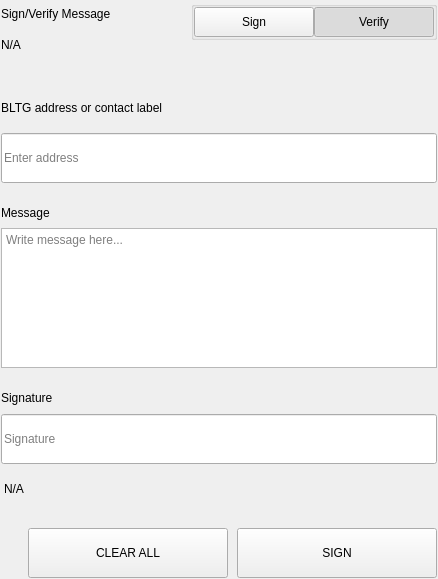
<?xml version="1.0" encoding="UTF-8"?>
<ui version="4.0">
 <class>SettingsSignMessageWidgets</class>
 <widget class="QWidget" name="SettingsSignMessageWidgets">
  <property name="geometry">
   <rect>
    <x>0</x>
    <y>0</y>
    <width>438</width>
    <height>579</height>
   </rect>
  </property>
  <property name="windowTitle">
   <string>Form</string>
  </property>
  <layout class="QVBoxLayout" name="verticalLayout">
   <property name="spacing">
    <number>0</number>
   </property>
   <property name="leftMargin">
    <number>0</number>
   </property>
   <property name="topMargin">
    <number>0</number>
   </property>
   <property name="rightMargin">
    <number>0</number>
   </property>
   <property name="bottomMargin">
    <number>0</number>
   </property>
   <item>
    <widget class="QWidget" name="left" native="true">
     <layout class="QVBoxLayout" name="verticalLayout_3">
      <property name="leftMargin">
       <number>0</number>
      </property>
      <property name="topMargin">
       <number>0</number>
      </property>
      <property name="rightMargin">
       <number>0</number>
      </property>
      <property name="bottomMargin">
       <number>0</number>
      </property>
      <item>
       <widget class="QWidget" name="container_sign" native="true">
        <layout class="QVBoxLayout" name="verticalLayout_2">
         <property name="spacing">
          <number>0</number>
         </property>
         <property name="leftMargin">
          <number>1</number>
         </property>
         <property name="topMargin">
          <number>1</number>
         </property>
         <property name="rightMargin">
          <number>1</number>
         </property>
         <property name="bottomMargin">
          <number>1</number>
         </property>
         <item>
          <layout class="QHBoxLayout" name="horizontalLayout_3" stretch="3,1">
           <property name="spacing">
            <number>40</number>
           </property>
           <item>
            <layout class="QVBoxLayout" name="verticalLayoutTitle">
             <property name="spacing">
              <number>5</number>
             </property>
             <item>
              <widget class="QLabel" name="labelTitle">
               <property name="text">
                <string>Sign/Verify Message</string>
               </property>
              </widget>
             </item>
             <item>
              <widget class="QLabel" name="labelSubtitle1">
               <property name="text">
                <string notr="true">N/A</string>
               </property>
               <property name="wordWrap">
                <bool>true</bool>
               </property>
              </widget>
             </item>
            </layout>
           </item>
           <item alignment="Qt::AlignRight|Qt::AlignTop">
            <widget class="QWidget" name="containerSwitch" native="true">
             <property name="styleSheet">
              <string notr="true">#containerSwitch{
	padding-top:9px;
}</string>
             </property>
             <layout class="QVBoxLayout" name="verticalLayout_6">
              <property name="spacing">
               <number>4</number>
              </property>
              <property name="leftMargin">
               <number>0</number>
              </property>
              <property name="topMargin">
               <number>0</number>
              </property>
              <property name="rightMargin">
               <number>0</number>
              </property>
              <property name="bottomMargin">
               <number>0</number>
              </property>
              <item alignment="Qt::AlignRight">
               <widget class="QGroupBox" name="groupBox">
                <property name="sizePolicy">
                 <sizepolicy hsizetype="Fixed" vsizetype="Preferred">
                  <horstretch>0</horstretch>
                  <verstretch>0</verstretch>
                 </sizepolicy>
                </property>
                <property name="title">
                 <string/>
                </property>
                <property name="alignment">
                 <set>Qt::AlignRight|Qt::AlignTop|Qt::AlignTrailing</set>
                </property>
                <layout class="QHBoxLayout" name="horizontalLayout_4">
                 <property name="spacing">
                  <number>0</number>
                 </property>
                 <property name="leftMargin">
                  <number>0</number>
                 </property>
                 <property name="topMargin">
                  <number>0</number>
                 </property>
                 <property name="rightMargin">
                  <number>0</number>
                 </property>
                 <property name="bottomMargin">
                  <number>0</number>
                 </property>
                 <item>
                  <widget class="QPushButton" name="pushSign">
                   <property name="minimumSize">
                    <size>
                     <width>120</width>
                     <height>30</height>
                    </size>
                   </property>
                   <property name="maximumSize">
                    <size>
                     <width>120</width>
                     <height>30</height>
                    </size>
                   </property>
                   <property name="focusPolicy">
                    <enum>Qt::NoFocus</enum>
                   </property>
                   <property name="text">
                    <string>Sign</string>
                   </property>
                   <property name="checkable">
                    <bool>true</bool>
                   </property>
                   <property name="autoExclusive">
                    <bool>true</bool>
                   </property>
                  </widget>
                 </item>
                 <item>
                  <widget class="QPushButton" name="pushVerify">
                   <property name="minimumSize">
                    <size>
                     <width>120</width>
                     <height>30</height>
                    </size>
                   </property>
                   <property name="maximumSize">
                    <size>
                     <width>120</width>
                     <height>30</height>
                    </size>
                   </property>
                   <property name="focusPolicy">
                    <enum>Qt::NoFocus</enum>
                   </property>
                   <property name="text">
                    <string>Verify</string>
                   </property>
                   <property name="checkable">
                    <bool>true</bool>
                   </property>
                   <property name="checked">
                    <bool>true</bool>
                   </property>
                   <property name="autoExclusive">
                    <bool>true</bool>
                   </property>
                  </widget>
                 </item>
                </layout>
               </widget>
              </item>
              <item alignment="Qt::AlignHCenter|Qt::AlignTop">
               <widget class="QLabel" name="labelSubtitleSwitch">
                <property name="text">
                 <string/>
                </property>
                <property name="alignment">
                 <set>Qt::AlignRight|Qt::AlignTrailing|Qt::AlignVCenter</set>
                </property>
               </widget>
              </item>
             </layout>
            </widget>
           </item>
          </layout>
         </item>
         <item>
          <spacer name="verticalSpacer_2">
           <property name="orientation">
            <enum>Qt::Vertical</enum>
           </property>
           <property name="sizeType">
            <enum>QSizePolicy::Fixed</enum>
           </property>
           <property name="sizeHint" stdset="0">
            <size>
             <width>20</width>
             <height>40</height>
            </size>
           </property>
          </spacer>
         </item>
         <item>
          <widget class="QWidget" name="containerAddress" native="true">
           <property name="sizePolicy">
            <sizepolicy hsizetype="Preferred" vsizetype="Fixed">
             <horstretch>0</horstretch>
             <verstretch>0</verstretch>
            </sizepolicy>
           </property>
           <layout class="QVBoxLayout" name="verticalLayout_5" stretch="0,0">
            <property name="spacing">
             <number>15</number>
            </property>
            <property name="leftMargin">
             <number>0</number>
            </property>
            <property name="topMargin">
             <number>0</number>
            </property>
            <property name="rightMargin">
             <number>0</number>
            </property>
            <property name="bottomMargin">
             <number>0</number>
            </property>
            <item>
             <widget class="QLabel" name="labelSubtitleAddress">
              <property name="minimumSize">
               <size>
                <width>0</width>
                <height>20</height>
               </size>
              </property>
              <property name="maximumSize">
               <size>
                <width>16777215</width>
                <height>20</height>
               </size>
              </property>
              <property name="text">
               <string>BLTG address or contact label</string>
              </property>
             </widget>
            </item>
            <item>
             <widget class="QLineEdit" name="addressIn_SM">
              <property name="minimumSize">
               <size>
                <width>0</width>
                <height>50</height>
               </size>
              </property>
              <property name="maximumSize">
               <size>
                <width>16777215</width>
                <height>50</height>
               </size>
              </property>
              <property name="placeholderText">
               <string>Enter address</string>
              </property>
             </widget>
            </item>
           </layout>
          </widget>
         </item>
         <item>
          <spacer name="verticalSpacer_3">
           <property name="orientation">
            <enum>Qt::Vertical</enum>
           </property>
           <property name="sizeType">
            <enum>QSizePolicy::Fixed</enum>
           </property>
           <property name="sizeHint" stdset="0">
            <size>
             <width>20</width>
             <height>20</height>
            </size>
           </property>
          </spacer>
         </item>
         <item>
          <layout class="QVBoxLayout" name="verticalLayout_9">
           <property name="spacing">
            <number>5</number>
           </property>
           <item>
            <widget class="QLabel" name="labelSubtitleMessage">
             <property name="minimumSize">
              <size>
               <width>0</width>
               <height>20</height>
              </size>
             </property>
             <property name="maximumSize">
              <size>
               <width>16777215</width>
               <height>20</height>
              </size>
             </property>
             <property name="text">
              <string>Message</string>
             </property>
            </widget>
           </item>
           <item>
            <widget class="QPlainTextEdit" name="messageIn_SM">
             <property name="minimumSize">
              <size>
               <width>0</width>
               <height>140</height>
              </size>
             </property>
             <property name="maximumSize">
              <size>
               <width>16777215</width>
               <height>140</height>
              </size>
             </property>
             <property name="placeholderText">
              <string>Write message here...</string>
             </property>
            </widget>
           </item>
          </layout>
         </item>
         <item>
          <spacer name="verticalSpacer_4">
           <property name="orientation">
            <enum>Qt::Vertical</enum>
           </property>
           <property name="sizeType">
            <enum>QSizePolicy::Fixed</enum>
           </property>
           <property name="sizeHint" stdset="0">
            <size>
             <width>20</width>
             <height>20</height>
            </size>
           </property>
          </spacer>
         </item>
         <item>
          <widget class="QWidget" name="widget" native="true">
           <property name="minimumSize">
            <size>
             <width>0</width>
             <height>75</height>
            </size>
           </property>
           <property name="maximumSize">
            <size>
             <width>16777215</width>
             <height>16777215</height>
            </size>
           </property>
           <layout class="QVBoxLayout" name="verticalLayout_4">
            <property name="leftMargin">
             <number>0</number>
            </property>
            <property name="topMargin">
             <number>0</number>
            </property>
            <property name="rightMargin">
             <number>0</number>
            </property>
            <property name="bottomMargin">
             <number>0</number>
            </property>
            <item>
             <widget class="QLabel" name="labelSubtitleSignature">
              <property name="minimumSize">
               <size>
                <width>0</width>
                <height>20</height>
               </size>
              </property>
              <property name="maximumSize">
               <size>
                <width>16777215</width>
                <height>20</height>
               </size>
              </property>
              <property name="text">
               <string>Signature</string>
              </property>
             </widget>
            </item>
            <item>
             <widget class="QLineEdit" name="signatureOut_SM">
              <property name="minimumSize">
               <size>
                <width>0</width>
                <height>50</height>
               </size>
              </property>
              <property name="placeholderText">
               <string>Signature</string>
              </property>
             </widget>
            </item>
           </layout>
          </widget>
         </item>
         <item>
          <widget class="QLabel" name="statusLabel_SM">
           <property name="styleSheet">
            <string notr="true">padding-top:5px;</string>
           </property>
           <property name="text">
            <string notr="true">N/A</string>
           </property>
          </widget>
         </item>
         <item>
          <spacer name="verticalSpacer">
           <property name="orientation">
            <enum>Qt::Vertical</enum>
           </property>
           <property name="sizeType">
            <enum>QSizePolicy::Fixed</enum>
           </property>
           <property name="sizeHint" stdset="0">
            <size>
             <width>20</width>
             <height>20</height>
            </size>
           </property>
          </spacer>
         </item>
         <item>
          <layout class="QHBoxLayout" name="horizontalLayout_7">
           <property name="spacing">
            <number>9</number>
           </property>
           <item>
            <spacer name="horizontalSpacer_5">
             <property name="orientation">
              <enum>Qt::Horizontal</enum>
             </property>
             <property name="sizeType">
              <enum>QSizePolicy::Expanding</enum>
             </property>
             <property name="sizeHint" stdset="0">
              <size>
               <width>40</width>
               <height>20</height>
              </size>
             </property>
            </spacer>
           </item>
           <item>
            <widget class="QPushButton" name="pushButtonClear">
             <property name="minimumSize">
              <size>
               <width>200</width>
               <height>50</height>
              </size>
             </property>
             <property name="focusPolicy">
              <enum>Qt::NoFocus</enum>
             </property>
             <property name="text">
              <string>CLEAR ALL</string>
             </property>
            </widget>
           </item>
           <item>
            <widget class="QPushButton" name="pushButtonSave">
             <property name="minimumSize">
              <size>
               <width>200</width>
               <height>50</height>
              </size>
             </property>
             <property name="maximumSize">
              <size>
               <width>200</width>
               <height>50</height>
              </size>
             </property>
             <property name="focusPolicy">
              <enum>Qt::NoFocus</enum>
             </property>
             <property name="text">
              <string>SIGN</string>
             </property>
            </widget>
           </item>
          </layout>
         </item>
        </layout>
       </widget>
      </item>
     </layout>
    </widget>
   </item>
  </layout>
 </widget>
 <resources/>
 <connections/>
</ui>
